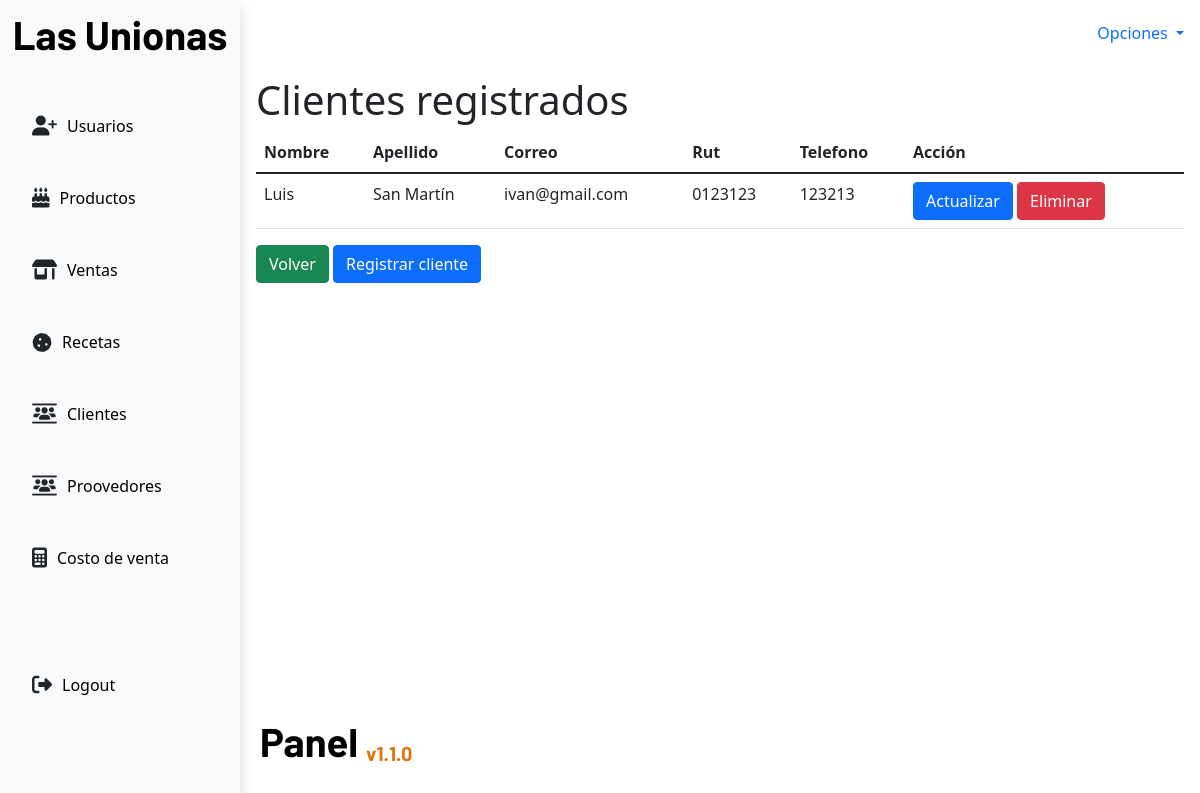
The page /clientContacts/ on the database as committed earlier.
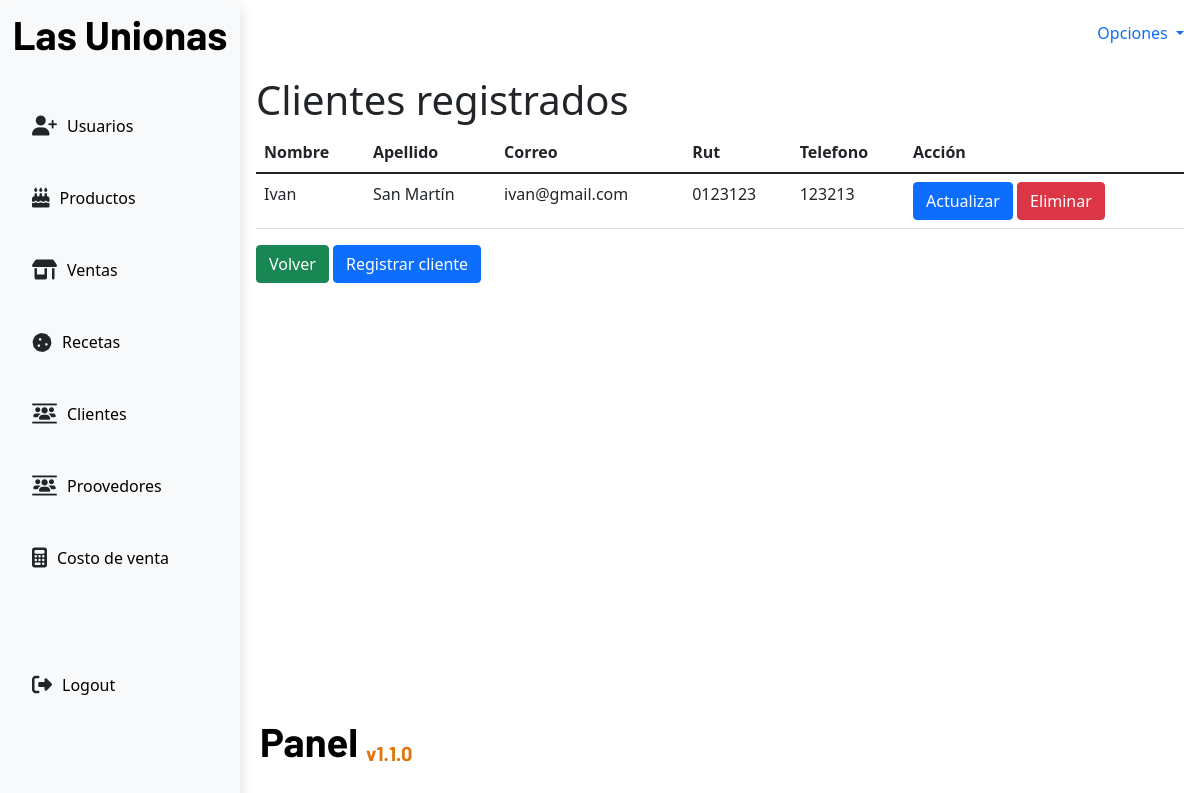
The same page on the database as committed later.
### app/models.py (models this page shows, shortened)
class ClientContacts(models.Model):
    name = models.CharField(max_length=50,null=False)
    lastname = models.CharField(max_length=50,null=False)
    email = models.EmailField(max_length=100,null=False)
    rut = models.CharField(max_length=13,null=False)
    phone = models.CharField(max_length=15)

### app/views.py (the view)
# urls.py: path('clientContacts/',views.clientContacts,name='clientContacts'),
def clientContacts(request):
    if request.method == 'GET':
        clientsList = ClientContacts.objects.all()
        return render(request,'clientContacts/clientContactsTable.html',{
            'clients':clientsList
        })

### app/templates/clientContacts/clientContactsTable.html
{%extends 'base.html'%}
{% block content %}
<div>
    <h1>Clientes registrados</h1>
</div>
<div>
    <table class="table">
        <thead>
            <tr>
                <th>Nombre</th>
                <th>Apellido</th>
                <th>Correo</th>
                <th>Rut</th>
                <th>Telefono</th>
                <th>Acción</th>
            </tr>
        </thead>
        <tbody>
            {%for client in clients%}
            <tr>
                <td>{{client.name}}</td>
                <td>{{client.lastname}}</td>
                <td>{{client.email}}</td>
                <td>{{client.rut}}</td>
                <td>{{client.phone}}</td>
                <td>
                    <a class="btn btn-primary" href="{%url 'updateClientContacts' client.id%}">Actualizar</a>
                    <a class="btn btn-danger" href="{%url 'deleteClientContacts' client.id %}">Eliminar</a>
                </td>
            </tr>
            {%endfor%}
        </tbody>
    </table>
</div>
<div>
    <a class="btn btn-success" href="{%url 'home'%}">Volver</a>
    <a class="btn btn-primary" href="{%url 'createClientContacts'%}">Registrar cliente</a>
</div>
{% endblock content %}

Rows that differ between the two databases and show on the page:
changed ClientContacts "San Martín": name "Luis" → "Ivan"
